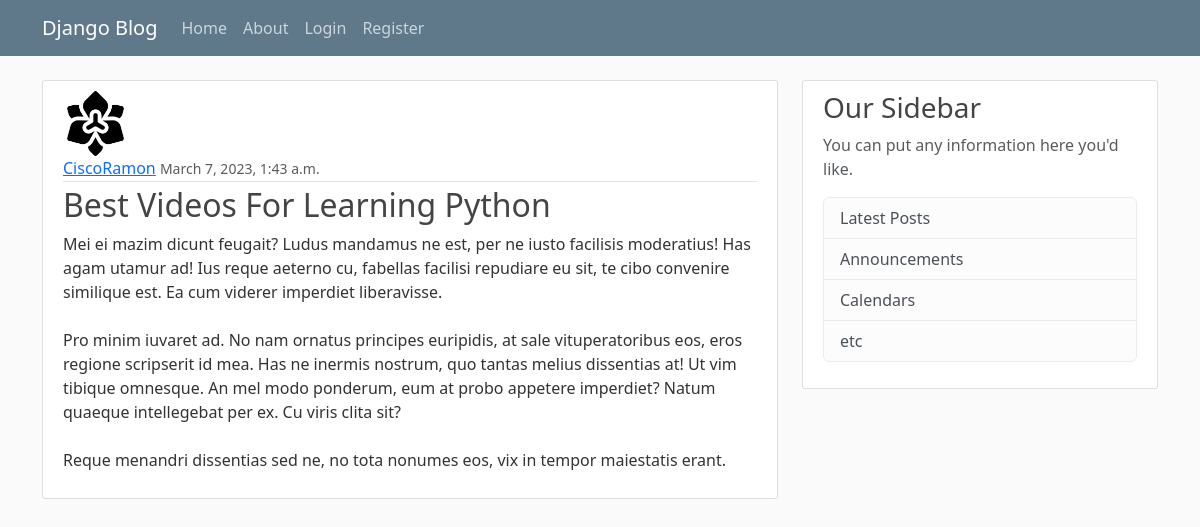
/post/27/, run on the app's committed database.
### blog/models.py (models this page shows, shortened)
class Post(models.Model):
    title = models.CharField(max_length=100)
    content = models.TextField()
    date_Posted = models.DateTimeField(auto_now_add=True)
    author = models.ForeignKey(User, on_delete=models.CASCADE)

### users/models.py (models this page shows, shortened)
class Profile(models.Model):
    user = models.OneToOneField(User, on_delete=models.CASCADE)
    image = models.ImageField(default='default.jpg',upload_to='profile_pics')

### blog/views.py (the view)
# urls.py: path('post/<int:pk>/', PostDetailView.as_view(), name='post-detail'),
class PostDetailView(DetailView):
    model = Post

### blog/templates/blog/post_detail.html (shortened to what this page needs)
{% extends 'blog/base.html' %} {% block content %}
<article class="media content-section">
  <img
    class="rounded-circle article-img"
    src="{{ object.author.profile.image.url }}"
  />
  <div class="media-body">
    <div class="article-metadata">
      <a class="mr-2" href="#">{{ object.author }}</a>
      <small class="text-muted">{{ object.date_Posted }}</small>
    </div>
    <h2 class="article-title">{{ object.title }}</h2>
    <p class="article-content">{{ object.content }}</p>
  </div>
</article>
{% endblock content %}

### blog/static/blog/main.css (style rules this page uses)
body { background: #fafafa; color: #333333; margin-top: 5rem; }
h1, h2, h3, h4, h5, h6 { color: #444444; }
.content-section { background: #ffffff; padding: 10px 20px; border: 1px solid #dddddd; border-radius: 3px; margin-bottom: 20px; }
.article-title { color: #444444; }
.article-content { white-space: pre-line; }
.article-img { height: 65px; width: 65px; margin-right: 16px; }
.article-metadata { padding-bottom: 1px; margin-bottom: 4px; border-bottom: 1px solid #e3e3e3 }

### data on the page
Post: author.profile.image (picture), author "CiscoRamon", date_Posted "March 7, 2023, 1:43 a.m.", title "Best Videos For Learning Python", content "Mei ei mazim dicunt feugait? Ludus mandamus ne est, per ne iusto facilisis moderatius! Has agam utamur ad! Ius reque aeterno cu, fabellas facilisi repudiare eu sit, te cibo convenire similique est. Ea cum viderer imperdiet liberavisse. Pro minim iuvaret ad. No nam ornatus principes euripidis, at sale vituperatoribus eos, eros regione scripserit id mea. Has ne inermis nostrum, quo tantas melius dissentias at! Ut vim tibique omnesque. An mel modo ponderum, eum at probo appetere imperdiet? Natum quaeque intellegebat per ex. Cu viris clita sit? Reque menandri dissentias sed ne, no tota nonumes eos, vix in tempor maiestatis erant."
